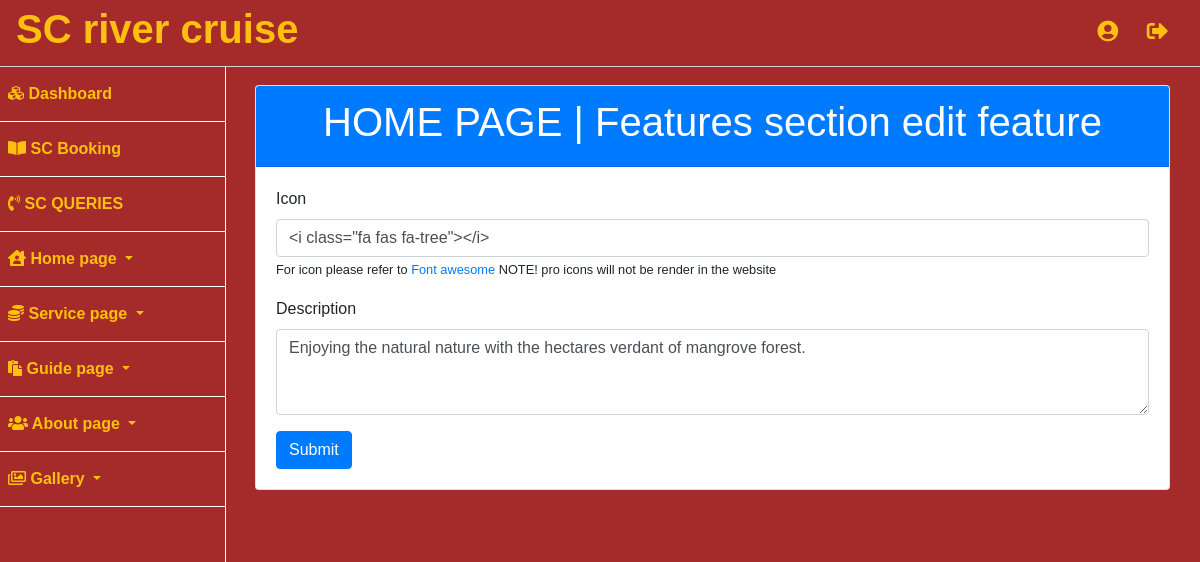
The app's page /admin/home-page.php?section=features&source=edit_feat&id=2 (signed in) with its own data.
### tables this page shows
CREATE TABLE `home_page_features` (
  `id` int(11) NOT NULL,
  `heading` varchar(255) DEFAULT NULL,
  `icon` varchar(64) NOT NULL,
  `description` varchar(255) NOT NULL
);

### admin/includes/function.php (called while the page is built)
<?php
    function sanitize_input($data) {
        global $connection;
        $data = trim($data);
        $data = stripslashes($data);
        $data = htmlspecialchars($data);
        return $connection->real_escape_string($data);
      }

### admin/includes/home_page/feat_edit_features.php (the view, shortened to what this page needs)
<div class="card">
    <div class="card-header bg-primary text-white">
    <h1 class="text-center "> HOME PAGE | Features section edit feature</h1>
    </div>
    <div class="card-body">
 <?php
    $features_id = sanitize_input($_GET['id']);
    $edit_features_stmt = $connection->prepare("SELECT * FROM home_page_features WHERE id = ?");
    $edit_features_stmt->bind_param("i", $features_id);
    $edit_features_stmt->execute();
    $edit_features_stmt->bind_result( $id, $heading, $icon, $description);
 ?>
    <form action="" method="post" enctype="multipart/form-data">
        <div class="form-group">
            <label for="my-input">Icon</label>
            <input id="my-input" class="form-control" type="text" name="edit_icon" value="<?=$icon?>">
            <small>  For icon please refer to <a href="https://fontawesome.com/v5/search" target="_blank"> Font awesome </a> NOTE! pro icons will not be render in the website </small>
        </div>
        <div class="form-group">
            <div class="form-group">
                <label for="my-input">Description</label>
                <textarea id="my-textarea" class="form-control" name="edit_description" rows="3"><?=$description?></textarea>
            </div>
        </div>
        <input type="submit" name="edit_features" value="Submit" class="btn btn-primary">
    </form>
    </div>
</div>

### admin/css/main.css (style rules this page uses)
* { box-sizing: border-box; font-family: sans-serif; text-decoration: none; }
html,body { height: 100%; background-color: #A52A2A; }
body { margin-top: 100px; }
@media (min-width:768px) { body { margin-top: 50px; } }

### records on screen
home_page_features: edit_icon "<i class=\"fa fas fa-tree\"></i>", edit_description "Enjoying the natural nature with the hectares verdant of mangrove forest."
